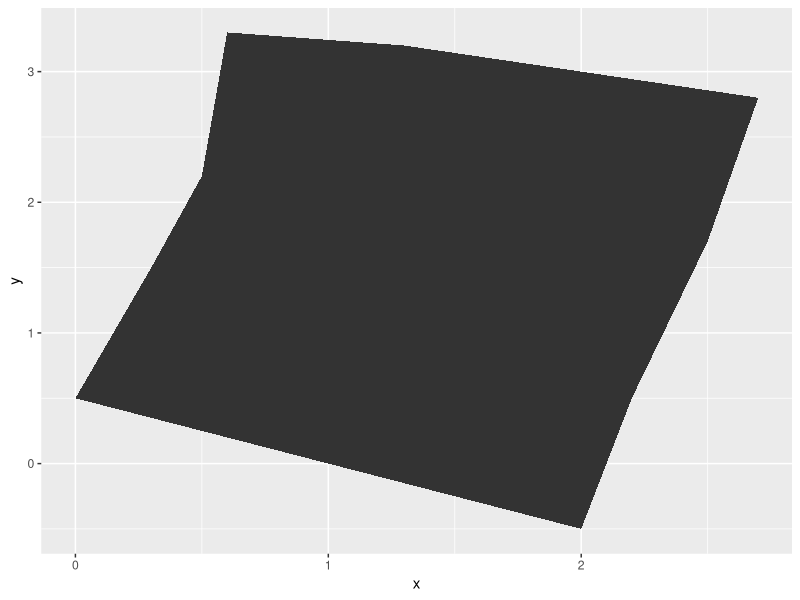
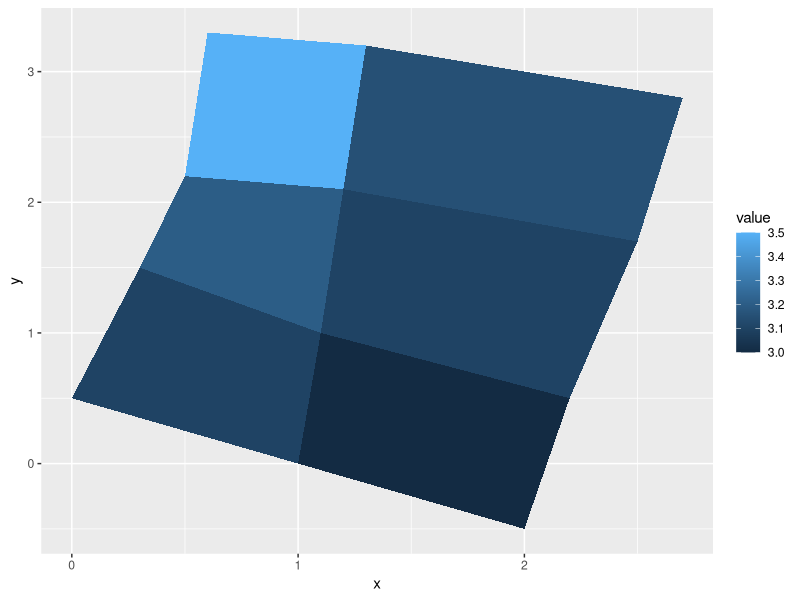
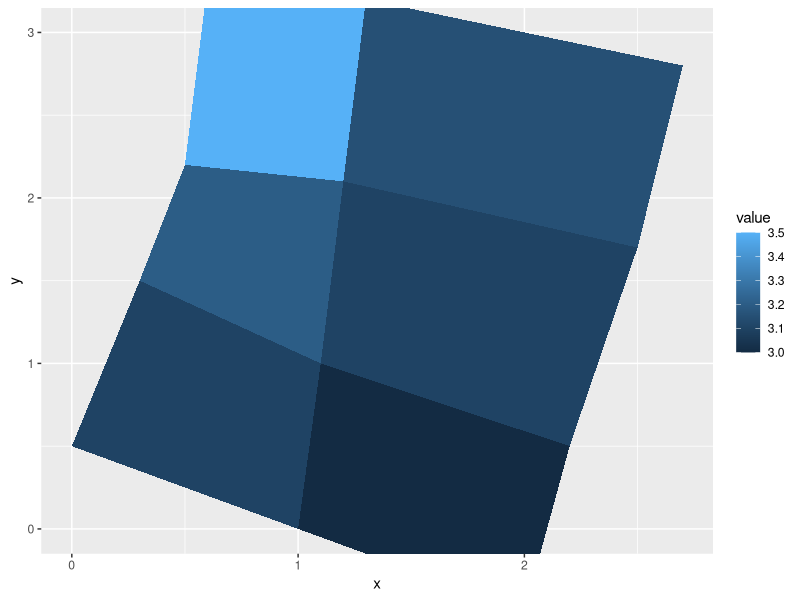
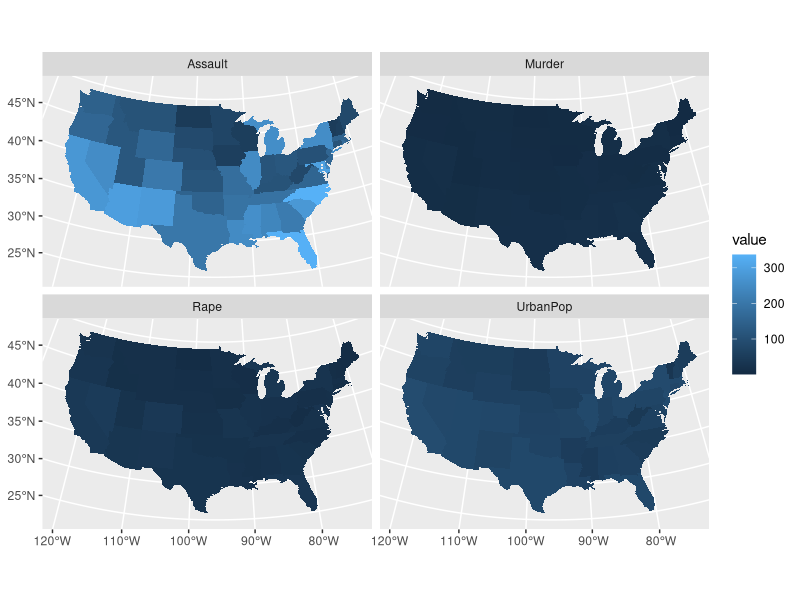

Reproduce these figures in R, in order.
# r2py crawler metadata
# package: ggplot2
# source_type: rd_example
# topic: geom_map.Rd
# source_file: C:\Users\bened\AppData\Local\R\win-library\4.5\ggplot2\help
# lines: 72

suppressPackageStartupMessages(library(ggplot2))
# First, a made-up example containing a few polygons, to explain
# how `geom_map()` works. It requires two data frames:
# One contains the coordinates of each polygon (`positions`), and is
# provided via the `map` argument. The other contains the
# values associated with each polygon (`values`).  An id
# variable links the two together.

ids <- factor(c("1.1", "2.1", "1.2", "2.2", "1.3", "2.3"))

values <- data.frame(
  id = ids,
  value = c(3, 3.1, 3.1, 3.2, 3.15, 3.5)
)

positions <- data.frame(
  id = rep(ids, each = 4),
  x = c(2, 1, 1.1, 2.2, 1, 0, 0.3, 1.1, 2.2, 1.1, 1.2, 2.5, 1.1, 0.3,
  0.5, 1.2, 2.5, 1.2, 1.3, 2.7, 1.2, 0.5, 0.6, 1.3),
  y = c(-0.5, 0, 1, 0.5, 0, 0.5, 1.5, 1, 0.5, 1, 2.1, 1.7, 1, 1.5,
  2.2, 2.1, 1.7, 2.1, 3.2, 2.8, 2.1, 2.2, 3.3, 3.2)
)

ggplot(values) +
  geom_map(aes(map_id = id), map = positions) +
  expand_limits(positions)
ggplot(values, aes(fill = value)) +
  geom_map(aes(map_id = id), map = positions) +
  expand_limits(positions)
ggplot(values, aes(fill = value)) +
  geom_map(aes(map_id = id), map = positions) +
  expand_limits(positions) + ylim(0, 3)

# Now some examples with real maps
if (require(maps)) {

  crimes <- data.frame(state = tolower(rownames(USArrests)), USArrests)

  # Equivalent to crimes |> tidyr::pivot_longer(Murder:Rape)
  vars <- lapply(names(crimes)[-1], function(j) {
    data.frame(state = crimes$state, variable = j, value = crimes[[j]])
  })
  crimes_long <- do.call("rbind", vars)

  states_map <- map_data("state")

  # without geospatial coordinate system, the resulting plot
  # looks weird
  ggplot(crimes, aes(map_id = state)) +
    geom_map(aes(fill = Murder), map = states_map) +
    expand_limits(x = states_map$long, y = states_map$lat)

  # in combination with `coord_sf()` we get an appropriate result
  ggplot(crimes, aes(map_id = state)) +
    geom_map(aes(fill = Murder), map = states_map) +
    # crs = 5070 is a Conus Albers projection for North America,
    #   see: https://epsg.io/5070
    # default_crs = 4326 tells coord_sf() that the input map data
    #   are in longitude-latitude format
    coord_sf(
      crs = 5070, default_crs = 4326,
      xlim = c(-125, -70), ylim = c(25, 52)
    )

 ggplot(crimes_long, aes(map_id = state)) +
   geom_map(aes(fill = value), map = states_map) +
   coord_sf(
     crs = 5070, default_crs = 4326,
     xlim = c(-125, -70), ylim = c(25, 52)
   ) +
   facet_wrap(~variable)
}
